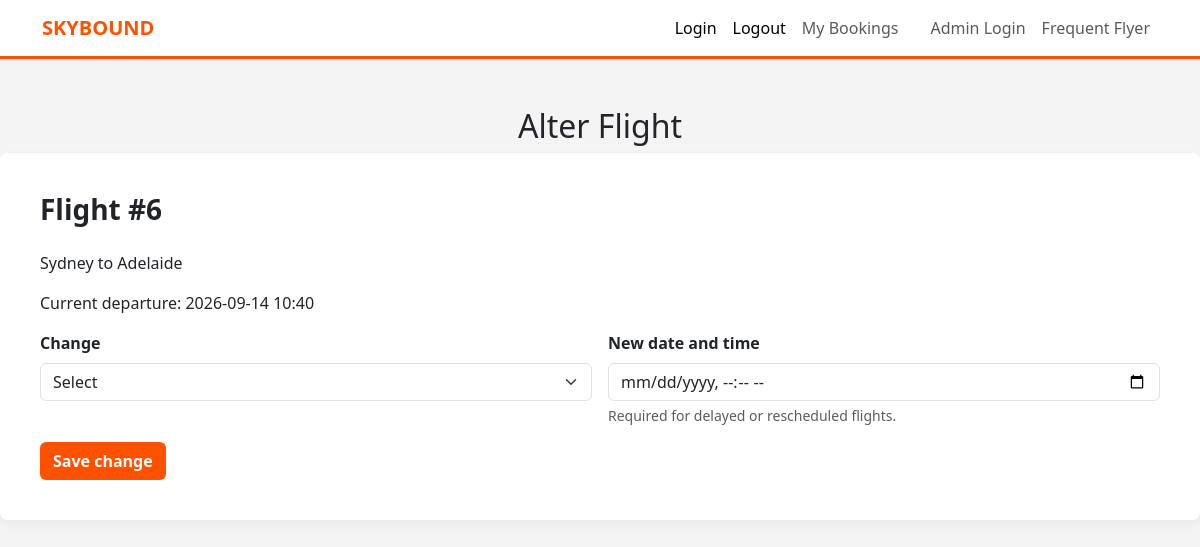
Page /alter?flight_id=6 on the committed database.
### tables this page shows
CREATE TABLE flights (
        flight_id INTEGER PRIMARY KEY AUTOINCREMENT, 
        origin TEXT,
        destination TEXT,
        departure_time TEXT,
        capacity INTEGER,
        price INTEGER,
        airplane_type TEXT,
        status TEXT DEFAULT 'Scheduled'
    );

### app.py (the view, shortened to what this page needs)
@app.route('/alter', methods=['GET', 'POST'])
@app.route('/alter/<int:flight_id_alter>', methods=['GET', 'POST'])
def alter(flight_id_alter=None):
    if flight_id_alter is None:
        flight_id_alter = request.args.get('flight_id', type=int)
    if flight_id_alter is None:
        return redirect(url_for('admin'))
    conn = get_db_connection()
    flight = conn.execute(
        'SELECT * FROM flights WHERE flight_id = ?',
        (flight_id_alter,)
    ).fetchone()
    flights = conn.execute(
        '''SELECT DISTINCT flight_id FROM flights ORDER BY flight_id ASC'''
    ).fetchall()
    choice = request.form.get('change_time', '').strip()
    if request.method == 'POST' and choice == '1':
        conn.execute(
            'UPDATE flights SET status = ? WHERE flight_id = ?',
            ('Cancelled', flight_id_alter)
        )
        conn.commit()
    conn.close()
    if flight is None:
        return 'Flight not found', 404
    if request.method == 'POST':
        return redirect(url_for('alter', flight_id_alter=flight_id_alter))
    return render_template('alter.html', flight=flight, flights=flights)

### app.py (called while the page is built)
def get_db_connection():
    database_path = Path(__file__).resolve().parent / 'pedare_air.db'
    conn = sqlite3.connect(database_path) ##connects to pedare_air db
    conn.row_factory = sqlite3.Row ##row factory helps sqlite lock on to rows in db, pull out as objects
    booking_columns = conn.execute('PRAGMA table_info(bookings)').fetchall()
    existing_columns = {column['name'] for column in booking_columns}
    for column_name in ('seat2', 'seat3', 'seat4'):
        if booking_columns and column_name not in existing_columns:
            conn.execute(f'ALTER TABLE bookings ADD COLUMN {column_name} TEXT')
    if booking_columns:
        conn.commit()
    return conn ##return w/ function, brings output (conn is output)

### templates/alter.html (shortened to what this page needs)
<!DOCTYPE html>
<html lang="en">
<head>
    <link href="https://cdn.jsdelivr.net/npm/bootstrap@5.3.0/dist/css/bootstrap.min.css" rel="stylesheet">
</head>
<body>
<nav class="navbar navbar-expand-lg navbar-light sticky-top">
    <div class="container">
        <a class="navbar-brand fw-bold" href="/" style="color: var(--jetstar-orange);">SKYBOUND</a>
        <div class="navbar-nav ms-auto">
            <a class="nav-link active" href="/login">Login</a>
            <a class="nav-link active" href="/logout">Logout</a>
            <a class="nav-link" href="/myflights">My Bookings</a>
            <a class="nav-link btn btn-outline-dark ms-lg-3" href="/adminlogin">Admin Login</a>
            <a class="nav-link" href="/frequentflyer">Frequent Flyer</a>
        </div>
    </div>
</nav>
<h2 class="text-center mt-5">Alter Flight</h2>
    <div class="booking-box">
        <h3 class="mb-4 fw-bold">Flight #{{ flight.flight_id }}</h3>
        <p>{{ flight.origin }} to {{ flight.destination }}</p>
        <p>Current departure: {{ flight.departure_time }}</p>
        <form method="POST">
                <div class="row g-3 mb-3">
                    <div class="col-md-6">
                        <label class="form-label fw-bold" for="change-time">Change</label>
                        <select class="form-select" id="change-time" name="change_time" required>
                            <option value="">Select</option>
                        </select>
                    </div>
                    <div class="col-md-6">
                        <label class="form-label fw-bold" for="alter-date">New date and time</label>
                        <input type="datetime-local" id="alter-date" name="alter_date" class="form-control">
                        <div class="form-text">Required for delayed or rescheduled flights.</div>
                    </div>
                </div>
                <button type="submit" class="btn btn-orange">Save change</button>
            </form>
</body>
</html>

### templates/alter.html (style rules this page uses)
:root { --jetstar-orange: #ff5100; --bg-light: #f4f4f4; }
body { background-color: var(--bg-light); font-family: 'Segoe UI', Roboto, sans-serif; }
.navbar { background-color: white; border-bottom: 3px solid var(--jetstar-orange); }
.booking-box { background: white; padding: 40px; border-radius: 8px; box-shadow: 0 4px 12px rgba(0,0,0,0.05); }
.btn-orange { background-color: var(--jetstar-orange); color: white; font-weight: bold; }

### rows in the picture
flights: flight_id "6", origin "Sydney", destination "Adelaide", departure_time "2026-09-14 10:40"
